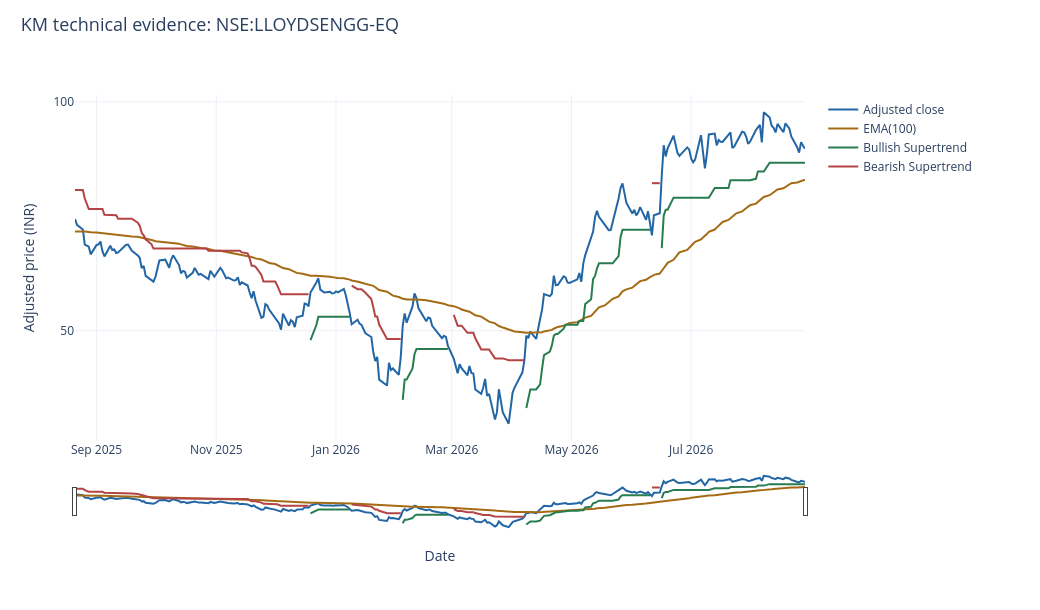

The cell this chart's notebook holds for it:
### Markdown cell above
## 2. Universe → ranking → actual portfolio

The example uses the latest monthly N=24 signal and exposes the ranking inputs and actual target weights.

### Code cell
research.snapshot()

### Figure 1 — Plotly figure (JSON) as saved in the notebook; plotly's stock layout.template omitted (floating-point values rounded to 4 significant figures; data arrays with more than 128 entries replaced by an {"elided": "..."} marker saying what was removed)
{"data": [{"line": {"color": "#2266a5"}, "name": "Adjusted close", "type": "scatter", "x": {"elided": "252 str values"}, "y": {"elided": "252 float values"}}, {"line": {"color": "#a56b14"}, "name": "EMA(100)", "type": "scatter", "x": {"elided": "252 str values"}, "y": {"elided": "252 float values"}}, {"connectgaps": false, "line": {"color": "#297c50", "width": 2}, "name": "Bullish Supertrend", "type": "scatter", "x": {"elided": "252 str values"}, "y": {"elided": "252 float values"}}, {"connectgaps": false, "line": {"color": "#b44444", "width": 2}, "name": "Bearish Supertrend", "type": "scatter", "x": {"elided": "252 str values"}, "y": {"elided": "252 float values"}}], "layout": {"height": 610, "hovermode": "x unified", "legend": {"font": {"size": 12}, "itemclick": "toggle", "itemdoubleclick": "toggleothers", "x": 1.025, "y": 1}, "margin": {"b": 80, "l": 75, "r": 235, "t": 95}, "title": {"font": {"size": 18}, "text": "KM technical evidence: NSE:LLOYDSENGG-EQ", "x": 0.02, "y": 0.97}, "width": 1040, "xaxis": {"rangeslider": {"thickness": 0.13, "visible": true}, "title": {"text": "Date"}}, "yaxis": {"tickmode": "array", "ticktext": ["0.001", "0.002", "0.005", "0.01", "0.02", "0.05", "0.1", "0.2", "0.5", "1", "2", "5", "10", "20", "50", "100", "200", "500", "1000", "2000", "5000", "10000", "20000", "50000", "100000", "200000", "500000", "1e+06", "2e+06", "5e+06", "1e+07", "2e+07", "5e+07", "1e+08", "2e+08", "5e+08"], "tickvals": [0.001, 0.002, 0.005, 0.01, 0.02, 0.05, 0.1, 0.2, 0.5, 1.0, 2.0, 5.0, 10.0, 20.0, 50.0, 100.0, 200.0, 500.0, 1000.0, 2000.0, 5000.0, 10000.0, 20000.0, 50000.0, 100000.0, 200000.0, 500000.0, 1000000.0, 2000000.0, 5000000.0, 10000000.0, 20000000.0, 50000000.0, 100000000.0, 200000000.0, 500000000.0], "title": {"text": "Adjusted price (INR)"}, "type": "log"}}}
